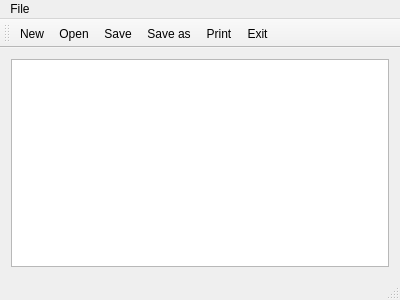
<?xml version="1.0" encoding="UTF-8"?>
<ui version="4.0">
 <class>Nodepad</class>
 <widget class="QMainWindow" name="Nodepad">
  <property name="geometry">
   <rect>
    <x>0</x>
    <y>0</y>
    <width>400</width>
    <height>300</height>
   </rect>
  </property>
  <property name="minimumSize">
   <size>
    <width>300</width>
    <height>300</height>
   </size>
  </property>
  <property name="windowTitle">
   <string>Nodepad</string>
  </property>
  <property name="windowIcon">
   <iconset resource="images.qrc">
    <normaloff>:/ICO/images/TXT.ico</normaloff>:/ICO/images/TXT.ico</iconset>
  </property>
  <widget class="QWidget" name="centralWidget">
   <layout class="QVBoxLayout" name="verticalLayout">
    <item>
     <widget class="QTextEdit" name="textEdit"/>
    </item>
   </layout>
  </widget>
  <widget class="QToolBar" name="mainToolBar">
   <attribute name="toolBarArea">
    <enum>TopToolBarArea</enum>
   </attribute>
   <attribute name="toolBarBreak">
    <bool>false</bool>
   </attribute>
   <addaction name="actionNew"/>
   <addaction name="actionOpen"/>
   <addaction name="actionSave"/>
   <addaction name="actionSaveAs"/>
   <addaction name="actionPrint"/>
   <addaction name="actionExit"/>
  </widget>
  <widget class="QStatusBar" name="statusBar"/>
  <widget class="QMenuBar" name="menuBar">
   <property name="geometry">
    <rect>
     <x>0</x>
     <y>0</y>
     <width>400</width>
     <height>22</height>
    </rect>
   </property>
   <widget class="QMenu" name="menuFile">
    <property name="title">
     <string>File</string>
    </property>
    <addaction name="actionNew_1"/>
    <addaction name="actionOpen_1"/>
    <addaction name="actionSave_1"/>
    <addaction name="actionSaveAs_1"/>
    <addaction name="separator"/>
    <addaction name="actionPrint_1"/>
    <addaction name="separator"/>
    <addaction name="actionExit_1"/>
   </widget>
   <addaction name="menuFile"/>
  </widget>
  <action name="actionNew">
   <property name="icon">
    <iconset resource="images.qrc">
     <normaloff>:/ICO/images/new.png</normaloff>:/ICO/images/new.png</iconset>
   </property>
   <property name="text">
    <string>New</string>
   </property>
  </action>
  <action name="actionOpen">
   <property name="icon">
    <iconset resource="images.qrc">
     <normaloff>:/ICO/images/open.png</normaloff>:/ICO/images/open.png</iconset>
   </property>
   <property name="text">
    <string>Open</string>
   </property>
  </action>
  <action name="actionSave">
   <property name="icon">
    <iconset resource="images.qrc">
     <normaloff>:/ICO/images/save.png</normaloff>:/ICO/images/save.png</iconset>
   </property>
   <property name="text">
    <string>Save</string>
   </property>
  </action>
  <action name="actionSaveAs">
   <property name="icon">
    <iconset resource="images.qrc">
     <normaloff>:/ICO/images/saveas.png</normaloff>:/ICO/images/saveas.png</iconset>
   </property>
   <property name="text">
    <string>Save as</string>
   </property>
  </action>
  <action name="actionPrint">
   <property name="icon">
    <iconset resource="images.qrc">
     <normaloff>:/ICO/images/print.png</normaloff>:/ICO/images/print.png</iconset>
   </property>
   <property name="text">
    <string>Print</string>
   </property>
  </action>
  <action name="actionExit">
   <property name="icon">
    <iconset resource="images.qrc">
     <normaloff>:/ICO/images/exit.png</normaloff>:/ICO/images/exit.png</iconset>
   </property>
   <property name="text">
    <string>Exit</string>
   </property>
  </action>
  <action name="actionNew_1">
   <property name="icon">
    <iconset resource="images.qrc">
     <normaloff>:/ICO/images/new.png</normaloff>:/ICO/images/new.png</iconset>
   </property>
   <property name="text">
    <string>New</string>
   </property>
  </action>
  <action name="actionSave_1">
   <property name="icon">
    <iconset resource="images.qrc">
     <normaloff>:/ICO/images/save.png</normaloff>:/ICO/images/save.png</iconset>
   </property>
   <property name="text">
    <string>Save</string>
   </property>
  </action>
  <action name="actionSaveAs_1">
   <property name="icon">
    <iconset resource="images.qrc">
     <normaloff>:/ICO/images/saveas.png</normaloff>:/ICO/images/saveas.png</iconset>
   </property>
   <property name="text">
    <string>SaveAs</string>
   </property>
  </action>
  <action name="actionPrint_1">
   <property name="icon">
    <iconset resource="images.qrc">
     <normaloff>:/ICO/images/print.png</normaloff>:/ICO/images/print.png</iconset>
   </property>
   <property name="text">
    <string>Print</string>
   </property>
  </action>
  <action name="actionExit_1">
   <property name="icon">
    <iconset resource="images.qrc">
     <normaloff>:/ICO/images/exit.png</normaloff>:/ICO/images/exit.png</iconset>
   </property>
   <property name="text">
    <string>Exit</string>
   </property>
  </action>
  <action name="actionOpen_1">
   <property name="icon">
    <iconset resource="images.qrc">
     <normaloff>:/ICO/images/open.png</normaloff>:/ICO/images/open.png</iconset>
   </property>
   <property name="text">
    <string>Open</string>
   </property>
  </action>
 </widget>
 <layoutdefault spacing="6" margin="11"/>
 <resources>
  <include location="images.qrc"/>
 </resources>
 <connections>
  <connection>
   <sender>actionNew_1</sender>
   <signal>triggered()</signal>
   <receiver>actionNew</receiver>
   <slot>trigger()</slot>
   <hints>
    <hint type="sourcelabel">
     <x>-1</x>
     <y>-1</y>
    </hint>
    <hint type="destinationlabel">
     <x>-1</x>
     <y>-1</y>
    </hint>
   </hints>
  </connection>
  <connection>
   <sender>actionOpen_1</sender>
   <signal>triggered()</signal>
   <receiver>actionOpen</receiver>
   <slot>trigger()</slot>
   <hints>
    <hint type="sourcelabel">
     <x>-1</x>
     <y>-1</y>
    </hint>
    <hint type="destinationlabel">
     <x>-1</x>
     <y>-1</y>
    </hint>
   </hints>
  </connection>
  <connection>
   <sender>actionPrint_1</sender>
   <signal>triggered()</signal>
   <receiver>actionPrint</receiver>
   <slot>trigger()</slot>
   <hints>
    <hint type="sourcelabel">
     <x>-1</x>
     <y>-1</y>
    </hint>
    <hint type="destinationlabel">
     <x>-1</x>
     <y>-1</y>
    </hint>
   </hints>
  </connection>
  <connection>
   <sender>actionSave_1</sender>
   <signal>triggered()</signal>
   <receiver>actionSave</receiver>
   <slot>trigger()</slot>
   <hints>
    <hint type="sourcelabel">
     <x>-1</x>
     <y>-1</y>
    </hint>
    <hint type="destinationlabel">
     <x>-1</x>
     <y>-1</y>
    </hint>
   </hints>
  </connection>
  <connection>
   <sender>actionSaveAs_1</sender>
   <signal>triggered()</signal>
   <receiver>actionSaveAs</receiver>
   <slot>trigger()</slot>
   <hints>
    <hint type="sourcelabel">
     <x>-1</x>
     <y>-1</y>
    </hint>
    <hint type="destinationlabel">
     <x>-1</x>
     <y>-1</y>
    </hint>
   </hints>
  </connection>
  <connection>
   <sender>actionPrint_1</sender>
   <signal>triggered()</signal>
   <receiver>actionPrint</receiver>
   <slot>trigger()</slot>
   <hints>
    <hint type="sourcelabel">
     <x>-1</x>
     <y>-1</y>
    </hint>
    <hint type="destinationlabel">
     <x>-1</x>
     <y>-1</y>
    </hint>
   </hints>
  </connection>
 </connections>
</ui>
